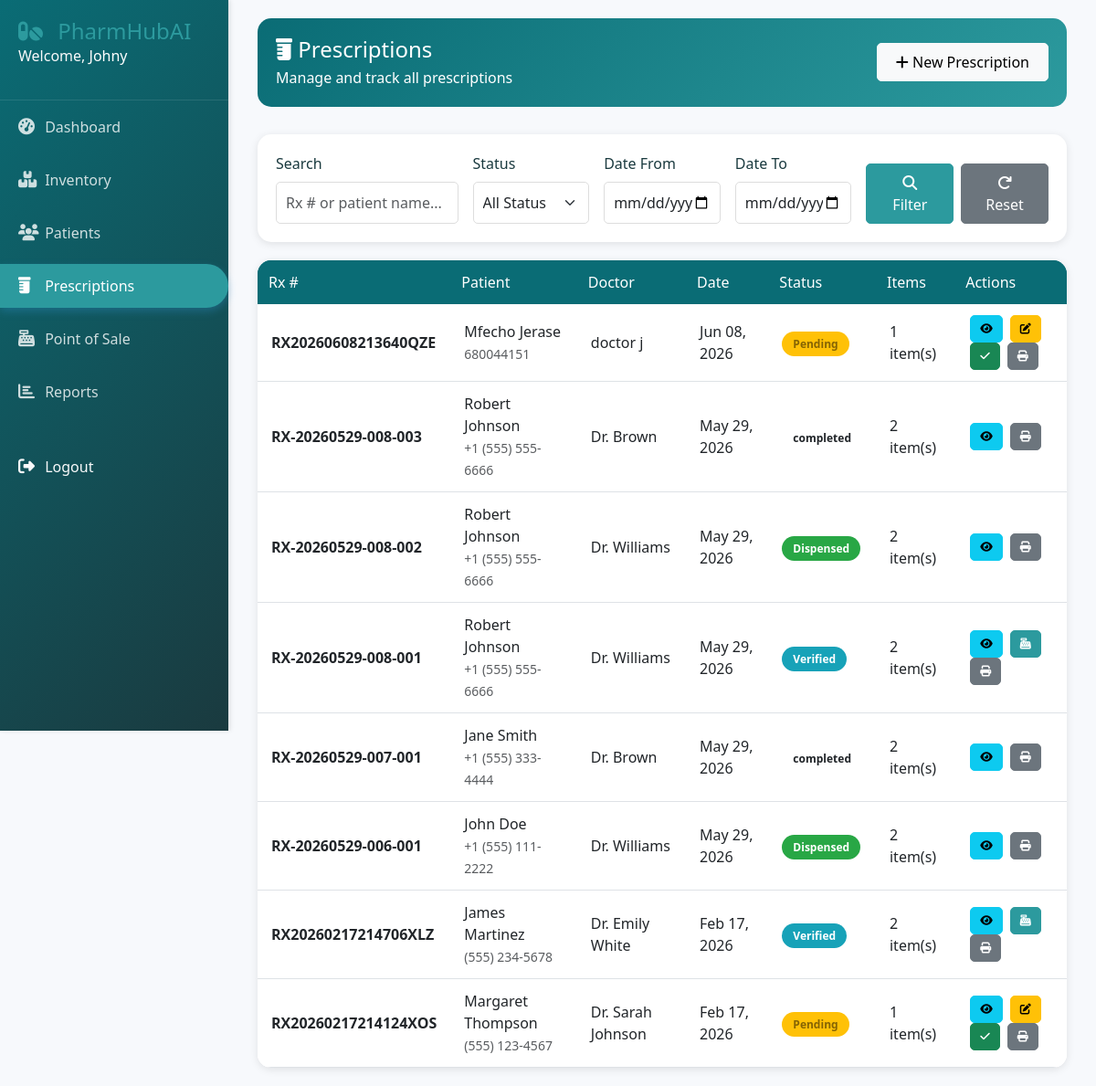
/prescriptions/ (signed in), run on the app's committed database.
### prescriptions/models.py (models this page shows, shortened)
class Prescription(models.Model):
    STATUS_CHOICES = (
        ('pending', 'Pending'),
        ('verified', 'Verified'),
        ('dispensed', 'Dispensed'),
        ('cancelled', 'Cancelled'),
        ('on_hold', 'On Hold'),
    )
    pharmacy = models.ForeignKey('accounts.Pharmacy', on_delete=models.CASCADE, null=True)
    prescription_number = models.CharField(max_length=50, unique=True)
    patient = models.ForeignKey(Patient, on_delete=models.CASCADE, related_name='prescriptions')
    prescribed_by = models.CharField(max_length=200)  # Doctor's name
    prescribed_date = models.DateField()
    pharmacist = models.ForeignKey(User, on_delete=models.SET_NULL, null=True, related_name='processed_prescriptions')
    status = models.CharField(max_length=20, choices=STATUS_CHOICES, default='pending')
    notes = models.TextField(blank=True)
    created_at = models.DateTimeField(auto_now_add=True)
    updated_at = models.DateTimeField(auto_now=True)
    class Meta:
        ordering = ['-created_at']

### patients/models.py (models this page shows, shortened)
class Patient(models.Model):
    BLOOD_TYPES = (
        ('A+', 'A+'), ('A-', 'A-'),
        ('B+', 'B+'), ('B-', 'B-'),
        ('AB+', 'AB+'), ('AB-', 'AB-'),
        ('O+', 'O+'), ('O-', 'O-'),
    )
    first_name = models.CharField(max_length=100)
    last_name = models.CharField(max_length=100)
    pharmacy = models.ForeignKey('accounts.Pharmacy', on_delete=models.CASCADE, null=True)
    date_of_birth = models.DateField()
    gender = models.CharField(max_length=10, choices=(('M', 'Male'), ('F', 'Female'), ('O', 'Other')))
    phone = models.CharField(max_length=15)
    email = models.EmailField(blank=True)
    address = models.TextField()
    blood_type = models.CharField(max_length=3, choices=BLOOD_TYPES, blank=True)
    allergies = models.TextField(blank=True, help_text="List all known allergies")
    chronic_conditions = models.TextField(blank=True, help_text="List all chronic conditions")
    current_medications = models.TextField(blank=True, help_text="List current medications")
    emergency_contact_name = models.CharField(max_length=200)
    emergency_contact_phone = models.CharField(max_length=15)
    created_by = models.ForeignKey(User, on_delete=models.SET_NULL, null=True)
    created_at = models.DateTimeField(auto_now_add=True)
    updated_at = models.DateTimeField(auto_now=True)
    class Meta:
        indexes = [
            models.Index(fields=['last_name', 'first_name']),
            models.Index(fields=['phone']),
        ]
    @property
    def full_name(self):
        return f"{self.first_name} {self.last_name}"

### prescriptions/views.py (the view)
# urls.py: path('', views.prescription_list, name='list'),
@login_required
def prescription_list(request):
    prescriptions = Prescription.objects.select_related('patient', 'pharmacist').all().order_by('-created_at')
    status = request.GET.get('status', '')
    if status:
        prescriptions = prescriptions.filter(status=status)
    date_from = request.GET.get('date_from', '')
    date_to = request.GET.get('date_to', '')
    if date_from:
        prescriptions = prescriptions.filter(created_at__date__gte=date_from)
    if date_to:
        prescriptions = prescriptions.filter(created_at__date__lte=date_to)
    search = request.GET.get('search', '')
    if search:
        prescriptions = prescriptions.filter(
            Q(prescription_number__icontains=search) |
            Q(patient__first_name__icontains=search) |
            Q(patient__last_name__icontains=search)
        )
    paginator = Paginator(prescriptions, 20)
    page = request.GET.get('page')
    prescriptions_page = paginator.get_page(page)
    context = {
        'prescriptions': prescriptions_page,
        'status_choices': Prescription.STATUS_CHOICES,
        'current_status': status,
        'date_from': date_from,
        'date_to': date_to,
        'search': search
    }
    return render(request, 'prescriptions/list.html', context)

### templates/prescriptions/list.html (shortened to what this page needs)
{% extends 'base.html' %}
{% load static %}
{% block content %}
<div class="container-fluid">
    <div class="page-header d-flex justify-content-between align-items-center">
        <div>
            <h4 class="mb-1"><i class="fas fa-prescription-bottle"></i> Prescriptions</h4>
            <p class="mb-0">Manage and track all prescriptions</p>
        </div>
        <a href="{% url 'prescriptions:create' %}" class="btn btn-light">
            <i class="fas fa-plus"></i> New Prescription
        </a>
    </div>
    <div class="filter-card">
        <form method="get" class="row g-3">
            <div class="col-md-3">
                <label class="form-label">Search</label>
                <input type="text" class="form-control" name="search" value="{{ search }}"
                       placeholder="Rx # or patient name...">
            </div>
            <div class="col-md-2">
                <label class="form-label">Status</label>
                <select class="form-select" name="status">
                    <option value="">All Status</option>
                </select>
            </div>
            <div class="col-md-2">
                <label class="form-label">Date From</label>
                <input type="date" class="form-control" name="date_from" value="{{ date_from }}">
            </div>
            <div class="col-md-2">
                <label class="form-label">Date To</label>
                <input type="date" class="form-control" name="date_to" value="{{ date_to }}">
            </div>
            <div class="col-md-3 d-flex align-items-end">
                <button type="submit" class="btn btn-primary w-100 me-2">
                    <i class="fas fa-search"></i> Filter
                </button>
                <a href="{% url 'prescriptions:list' %}" class="btn btn-secondary w-100">
                    <i class="fas fa-redo"></i> Reset
                </a>
            </div>
        </form>
    </div>
    <div class="prescription-table">
        <table class="table table-hover mb-0">
            <thead>
                <tr>
                    <th>Rx #</th>
                    <th>Patient</th>
                    <th>Doctor</th>
                    <th>Date</th>
                    <th>Status</th>
                    <th>Items</th>
                    <th>Actions</th>
                </tr>
            </thead>
            <tbody>
                {% for prescription in prescriptions %}
                <tr>
                    <td>
                        <strong>{{ prescription.prescription_number }}</strong>
                    </td>
                    <td>
                        {{ prescription.patient.full_name }}<br>
                        <small class="text-muted">{{ prescription.patient.phone }}</small>
                    </td>
                    <td>{{ prescription.prescribed_by }}</td>
                    <td>{{ prescription.prescribed_date|date:"M d, Y" }}</td>
                    <td>
                        <span class="status-badge status-{{ prescription.status }}">
                            {{ prescription.get_status_display }}
                        </span>
                    </td>
                    <td>{{ prescription.items.count }} item(s)</td>
                    <td class="action-buttons">
                        <a href="{% url 'prescriptions:detail' prescription.id %}" class="btn btn-sm btn-info" title="View">
                            <i class="fas fa-eye"></i>
                        </a>
                        {% if prescription.status == 'pending' or prescription.status == 'on_hold' %}
                        <a href="{% url 'prescriptions:edit' prescription.id %}" class="btn btn-sm btn-warning" title="Edit">
                            <i class="fas fa-edit"></i>
                        </a>
                        {% endif %}
                        {% if prescription.status == 'pending' %}
                        <a href="{% url 'prescriptions:verify' prescription.id %}" class="btn btn-sm btn-success" title="Verify">
                            <i class="fas fa-check"></i>
                        </a>
                        {% endif %}
                        {% if prescription.status == 'verified' %}
                        <a href="{% url 'prescriptions:dispense' prescription.id %}" class="btn btn-sm btn-primary" title="Dispense">
                            <i class="fas fa-cash-register"></i>
                        </a>
                        {% endif %}
                        <a href="{% url 'prescriptions:print' prescription.id %}" class="btn btn-sm btn-secondary" title="Print" target="_blank">
                            <i class="fas fa-print"></i>
                        </a>
                    </td>
                </tr>
                {% endfor %}
            </tbody>
        </table>
    </div>
</div>
{% endblock %}

### templates/base.html (shortened to what this page needs)
<!DOCTYPE html>
<html lang="en">
<head>
    <link href="https://cdn.jsdelivr.net/npm/bootstrap@5.3.0-alpha1/dist/css/bootstrap.min.css" rel="stylesheet">
    <link rel="stylesheet" href="https://cdnjs.cloudflare.com/ajax/libs/font-awesome/6.4.0/css/all.min.css">
    {% load static %}
    <link rel="stylesheet" href="{% static 'css/style.css' %}">
</head>
<body>
    {% if user.is_authenticated %}
    <div class="sidebar">
        <div class="sidebar-header">
            <a style="text-decoration: none; color: #2c9a9e;" href="{%url 'accounts:home'%}"><h3><i class="fas fa-pills"></i> PharmHubAI</h3></a>
            <p class="text-light">Welcome, <a href="{%url 'accounts:home'%} " style="color: white;">{{ user.username }}</a></p>
        </div>
        <ul class="nav flex-column">
            <li class="nav-item">
                <a class="nav-link {% if request.path == '/dashboard' %}active{% endif %}" href="/dashboard/">
                    <i class="fas fa-tachometer-alt"></i> Dashboard
                </a>
            </li>
            <li class="nav-item">
                <a class="nav-link {% if '/inventory' in request.path %}active{% endif %}" href="/inventory/">
                    <i class="fas fa-boxes"></i> Inventory
                </a>
            </li>
            <li class="nav-item">
                <a class="nav-link {% if '/patients' in request.path %}active{% endif %}" href="/patients/">
                    <i class="fas fa-users"></i> Patients
                </a>
            </li>
            <li class="nav-item">
                <a class="nav-link {% if '/prescriptions' in request.path %}active{% endif %}" href="/prescriptions/">
                    <i class="fas fa-prescription-bottle"></i> Prescriptions
                </a>
            </li>
            <li class="nav-item">
                <a class="nav-link {% if '/sales' in request.path %}active{% endif %}" href="/sales/pos/">
                    <i class="fas fa-cash-register"></i> Point of Sale
                </a>
            </li>
            {% if user.profile.role == 'admin' or user.profile.role == 'pharmacist' %}
            <li class="nav-item">
                <a class="nav-link {% if '/reports' in request.path %}active{% endif %}" href="/reports/">
                    <i class="fas fa-chart-bar"></i> Reports
                </a>
            </li>
            {% endif %}
            <li class="nav-item mt-4">
                <a class="nav-link text-light" href="/logout/">
                    <i class="fas fa-sign-out-alt"></i> Logout
                </a>
            </li>
        </ul>
    </div>
    {% endif %}
    <div class="main-content">
        {% block content %}{% endblock %}
    </div>
</body>
</html>

### static/css/style.css (style rules this page uses)
:root { --primary-color: #0a6c75; --secondary-color: #2c9a9e; --success-color: #10b981; --danger-color: #ef4444; --warning-color: #f59e0b; --light-bg: #f7f9fc; --dark-text: #1a3a3f; --sidebar-width: 250px; }
body { font-family: 'Segoe UI', Tahoma, Geneva, Verdana, sans-serif; background-color: var(--light-bg); color: var(--dark-text); overflow-x: hidden; }
.sidebar { position: fixed; left: 0; top: 0; height: 100vh; width: var(--sidebar-width); background: linear-gradient(135deg, var(--primary-color), var(--dark-text)); color: white; padding: 20px 0; box-shadow: 2px 0 5px rgba(0,0,0,0.1); z-index: 1000; }
.sidebar-header { padding: 0 20px 20px; border-bottom: 1px solid rgba(255,255,255,0.1); }
.sidebar-header a { text-decoration: none; }
.sidebar-header h3 { margin: 0; font-size: 24px; font-weight: 300; }
.sidebar-header h3 i { color: var(--secondary-color); margin-right: 10px; }
.sidebar .nav-link { color: rgba(255,255,255,0.8); padding: 12px 20px; margin: 5px 0; transition: all 0.3s; border-radius: 0 30px 30px 0; }
.sidebar .nav-link.active { background-color: var(--secondary-color); color: white; box-shadow: 0 4px 10px rgba(52, 152, 219, 0.3); }
.sidebar .nav-link i { width: 25px; font-size: 18px; }
.main-content { margin-left: var(--sidebar-width); padding: 20px; min-height: 100vh; }
.table { background-color: white; border-radius: 10px; overflow: hidden; }
.table thead th { background-color: var(--primary-color); color: white; font-weight: 500; border: none; padding: 12px; }
.btn { border-radius: 5px; padding: 8px 20px; font-weight: 500; transition: all 0.3s; }
.btn-primary { background-color: var(--secondary-color); border-color: var(--secondary-color); }
.form-control, .form-select { border-radius: 5px; border: 1px solid #ddd; padding: 10px; transition: all 0.3s; }

### templates/prescriptions/list.html (style rules this page uses)
.page-header { background: linear-gradient(135deg, #0a6c75 0%, #2c9a9e 100%); color: white; padding: 20px; border-radius: 15px; margin-bottom: 30px; }
.filter-card { background: white; border-radius: 15px; padding: 20px; box-shadow: 0 2px 10px rgba(0,0,0,0.1); margin-bottom: 20px; }
.prescription-table { background: white; border-radius: 15px; overflow: hidden; box-shadow: 0 2px 10px rgba(0,0,0,0.1); }
.prescription-table thead { background: #0a6c75; color: white; }
.prescription-table th { padding: 15px; font-weight: 600; }
.prescription-table td { padding: 12px 15px; vertical-align: middle; }
.status-badge { padding: 5px 12px; border-radius: 20px; font-size: 12px; font-weight: 600; }
.status-pending { background: #ffc107; color: #856404; }
.status-verified { background: #17a2b8; color: white; }
.status-dispensed { background: #28a745; color: white; }
.action-buttons .btn { padding: 5px 10px; margin: 0 2px; font-size: 12px; }

### data on the page
Prescription: prescription_number "RX20260608213640QZE", patient.full_name "Mfecho Jerase", patient.phone "680044151", prescribed_by "doctor j", prescribed_date "Jun 08, 2026", status "Pending", items.count "1"
Prescription: prescription_number "RX-20260529-008-003", patient.full_name "Robert Johnson", patient.phone "+1 (555) 555-6666", prescribed_by "Dr. Brown", prescribed_date "May 29, 2026", status "completed", items.count "2"
Prescription: prescription_number "RX-20260529-008-002", patient.full_name "Robert Johnson", patient.phone "+1 (555) 555-6666", prescribed_by "Dr. Williams", prescribed_date "May 29, 2026", status "Dispensed", items.count "2"
Prescription: prescription_number "RX-20260529-008-001", patient.full_name "Robert Johnson", patient.phone "+1 (555) 555-6666", prescribed_by "Dr. Williams", prescribed_date "May 29, 2026", status "Verified", items.count "2"
Prescription: prescription_number "RX-20260529-007-001", patient.full_name "Jane Smith", patient.phone "+1 (555) 333-4444", prescribed_by "Dr. Brown", prescribed_date "May 29, 2026", status "completed", items.count "2"
Prescription: prescription_number "RX-20260529-006-001", patient.full_name "John Doe", patient.phone "+1 (555) 111-2222", prescribed_by "Dr. Williams", prescribed_date "May 29, 2026", status "Dispensed", items.count "2"
Prescription: prescription_number "RX20260217214706XLZ", patient.full_name "James Martinez", patient.phone "(555) 234-5678", prescribed_by "Dr. Emily White", prescribed_date "Feb 17, 2026", status "Verified", items.count "2"
Prescription: prescription_number "RX20260217214124XOS", patient.full_name "Margaret Thompson", patient.phone "(555) 123-4567", prescribed_by "Dr. Sarah Johnson", prescribed_date "Feb 17, 2026", status "Pending", items.count "1"

### other printed values
{{ user.username }} "Johny"
